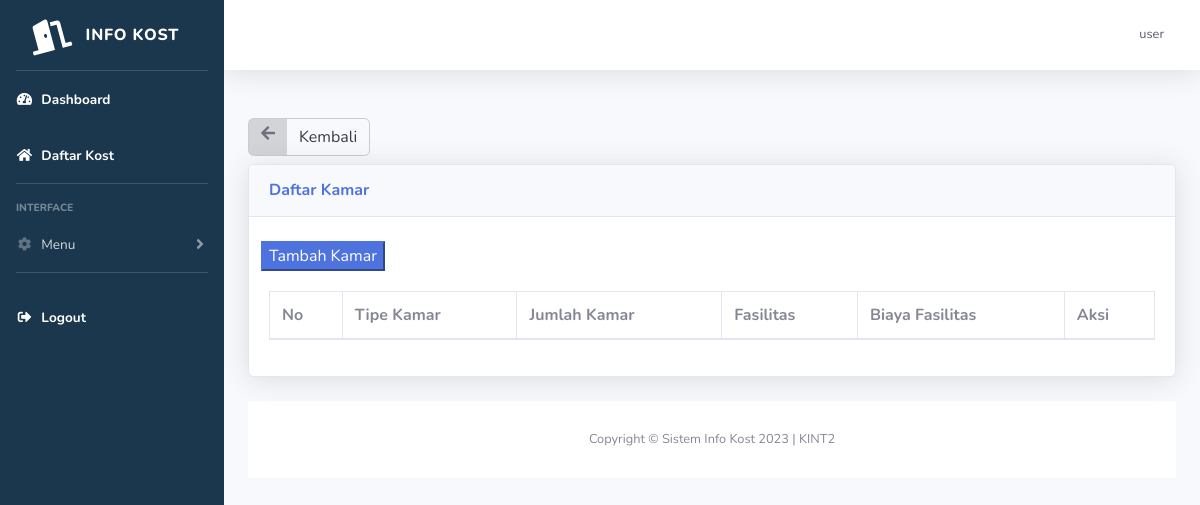
/kost/daftar-kamar.php?id_kost=19 (signed in), run on an earlier commit of the app's database.
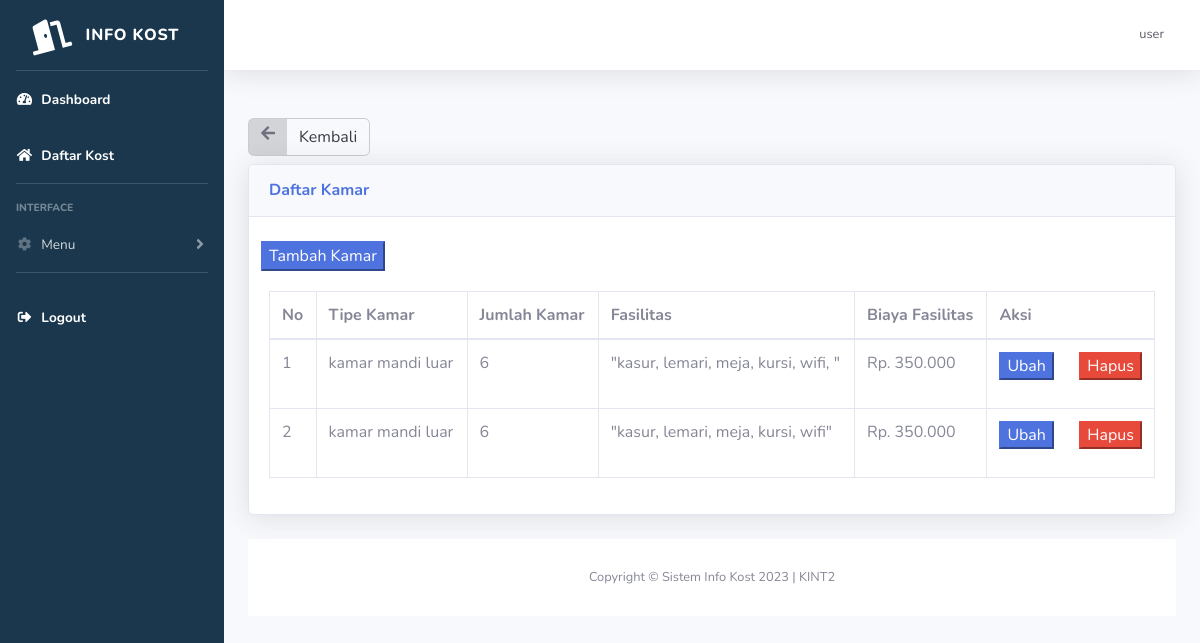
And on a later commit of the database.
### tables this page shows
CREATE TABLE `kamar` (
  `id_kamar` int(11) NOT NULL,
  `id_kost` int(11) NOT NULL,
  `jumlah_kamar` int(11) NOT NULL,
  `panjang_kamar` int(11) NOT NULL,
  `lebar_kamar` int(11) NOT NULL,
  `tipe_kamar` varchar(255) NOT NULL,
  `biaya_fasilitas` int(11) NOT NULL,
  `fasilitas_kamar` varchar(255) NOT NULL
);

### kost/daftar-kamar.php (the view)
<?php
include "includes/header.php";
$id_kost = $_GET['id_kost'];
$query = mysqli_query($koneksi, "SELECT * from kamar WHERE id_kost=$id_kost");
?>
<div class="container-fluid">
<div class="my-2">
    <a href="properti.php" class="btn btn-light btn-icon-split" style="border: 1px solid #ccc;">
    <span class="icon text-gray-700">
        <i class="fas fa-arrow-left"></i>
    </span>
    <span class="text">Kembali</span>
    </a>
</div>
        <div class="card shadow mb-4">
        <div class="card-header py-3">
            <h6 class="m-0 font-weight-bold text-primary">Daftar Kamar</h6>
        </div>
        <br>
        <div class="col-md-2">
            <a href="kamar.php?id_kost=<?php echo $id_kost ?>"><button class="btn-primary">Tambah Kamar</button></a>
        </div>
        <div class="card-body">
            <div class="table-responsive">
            <table class="table table-bordered" id="dataTable" width="100%" cellspacing="0">
                <thead>
                <tr>
                    <th>No</th>
                    <th>Tipe Kamar</th>
                    <th>Jumlah Kamar</th>
                    <th>Fasilitas</th>
                    <th>Biaya Fasilitas</th>
                    <th>Aksi</th>
                </tr>
                </thead>
                <tbody>
                    <?php
                    $no = 0;
                    while ($d = mysqli_fetch_array($query)) {
                        $no++;
                    ?>
                        <tr>
                            <td><?php echo $no ?></td>
                            <td><?php echo $d['tipe_kamar'] ?></td>
                            <td><?php echo $d['jumlah_kamar'] ?></td>
                            <td><?php echo $d['fasilitas_kamar'] ?></td>
                            <td><?php echo "Rp. " . number_format($d['biaya_fasilitas'], 0, ',', '.')  ?></td>
                            <td>
                                <div class="row">
                                    <div class="col">
                                        <a href="edit-kamar.php?id_kamar=<?php echo $d['id_kamar'] ?>">
                                            <button class="btn-primary">Ubah</button>
                                        </a>
                                    </div>
                                    <div class="col">
                                        <form action="php/kamar_proses.php?id_kamar=<?php echo $d['id_kamar'] ?>" method="post">
                                            <button class="btn-danger" name="hapus_kamar">Hapus</button>
                                        </form>
                                    </div>
                                </div>
                            </td>
                        </tr>
                    <?php
                    }
                    ?>
                </tbody>
            </table>
        </div>
    </div>
</div>
<?php
include "includes/footer.php";
?>

What changed in the data, as far as the page shows it:
added kamar: tipe_kamar "kamar mandi luar", jumlah_kamar "6", fasilitas_kamar "\"kasur, lemari, meja, kursi, wifi, \"", biaya_fasilitas "350.000"
added kamar: tipe_kamar "kamar mandi luar", jumlah_kamar "6", fasilitas_kamar "\"kasur, lemari, meja, kursi, wifi\"", biaya_fasilitas "350.000"
